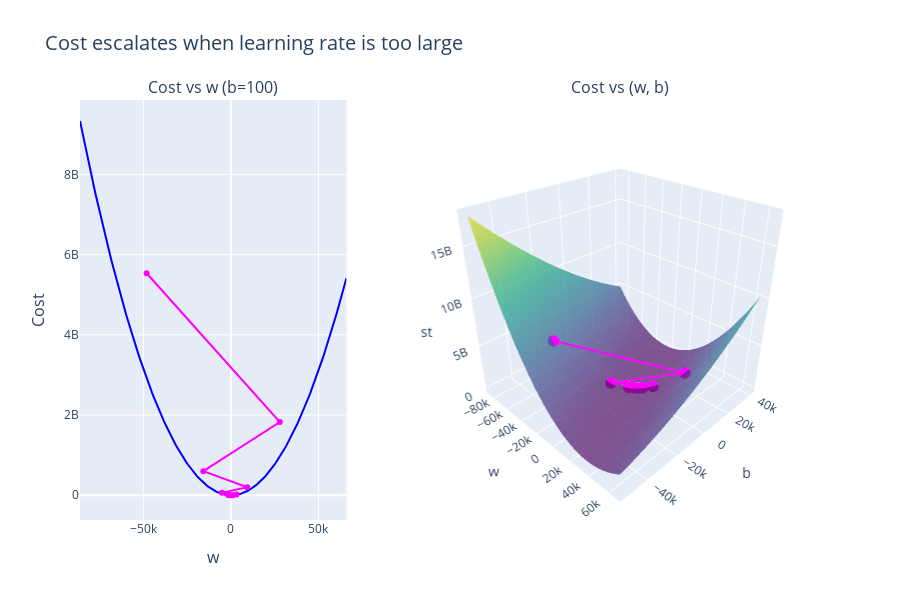

Notebook code for this chart:
### Code cell
fig = plotly_plt_divergence(p_hist, J_hist, x_train, y_train)
fig.show()

### Figure 1 — Plotly figure (JSON) as saved in the notebook; plotly's stock layout.template omitted (floating-point values rounded to 4 significant figures; data arrays with more than 128 entries replaced by an {"elided": "..."} marker saying what was removed)
{"data": [{"line": {"color": "blue", "width": 2}, "mode": "lines", "name": "Cost curve", "showlegend": false, "type": "scatter", "x": {"elided": "201 int values"}, "xaxis": "x", "y": {"elided": "201 float values"}, "yaxis": "y"}, {"line": {"color": "magenta", "width": 2}, "marker": {"size": 6}, "mode": "lines+markers", "name": "Diverging path", "showlegend": false, "type": "scatter", "x": [517.8, -380.6, 1186.0, -1541.0, 3209.0, -5062.0, 9345.0, -15750.0, 27950.0, -48150.0], "xaxis": "x", "y": [254600.0, 772300.0, 2343000.0, 7106000.0, 21550000.0, 65380000.0, 198300000.0, 601600000.0, 1825000000.0, 5535000000.0], "yaxis": "y"}, {"colorscale": [[0, "#440154"], [0.1111, "#482878"], [0.2222, "#3e4989"], [0.3333, "#31688e"], [0.4444, "#26828e"], [0.5556, "#1f9e89"], [0.6667, "#35b779"], [0.7778, "#6ece58"], [0.8889, "#b5de2b"], [1, "#fde725"]], "name": "Cost surface", "opacity": 0.7, "scene": "scene", "showscale": false, "type": "surface", "x": {"elided": "51x51 int values"}, "y": {"elided": "51x51 int values"}, "z": {"elided": "51x51 float values"}}, {"line": {"color": "magenta", "width": 4}, "marker": {"color": "magenta", "size": 4}, "mode": "lines+markers", "name": "Diverging path", "scene": "scene", "showlegend": false, "type": "scatter3d", "x": [517.8, -380.6, 1186.0, -1541.0, 3209.0, -5062.0, 9345.0, -15750.0, 27950.0, -48150.0], "y": [319.0, -237.6, 729.2, -957.0, 1977.0, -3135.0, 5767.0, -9740.0, 17270.0, -29770.0], "z": [254600.0, 772300.0, 2343000.0, 7106000.0, 21550000.0, 65380000.0, 198300000.0, 601600000.0, 1825000000.0, 5535000000.0]}], "layout": {"annotations": [{"font": {"size": 16}, "showarrow": false, "text": "Cost vs w (b=100)", "x": 0.18, "xanchor": "center", "xref": "paper", "y": 1, "yanchor": "bottom", "yref": "paper"}, {"font": {"size": 16}, "showarrow": false, "text": "Cost vs (w, b)", "x": 0.73, "xanchor": "center", "xref": "paper", "y": 1, "yanchor": "bottom", "yref": "paper"}], "height": 600, "scene": {"camera": {"eye": {"x": 1.5, "y": -1.5, "z": 1.2}}, "domain": {"x": [0.46, 1], "y": [0, 1]}, "xaxis": {"title": {"font": {"size": 14}, "text": "w"}}, "yaxis": {"title": {"font": {"size": 14}, "text": "b"}}, "zaxis": {"title": {"font": {"size": 14}, "text": "Cost"}}}, "title": {"font": {"size": 20}, "text": "Cost escalates when learning rate is too large"}, "xaxis": {"anchor": "y", "domain": [0, 0.36], "tickfont": {"size": 12}, "title": {"font": {"size": 16}, "text": "w"}}, "yaxis": {"anchor": "x", "domain": [0, 1], "tickfont": {"size": 12}, "title": {"font": {"size": 16}, "text": "Cost"}}}}
